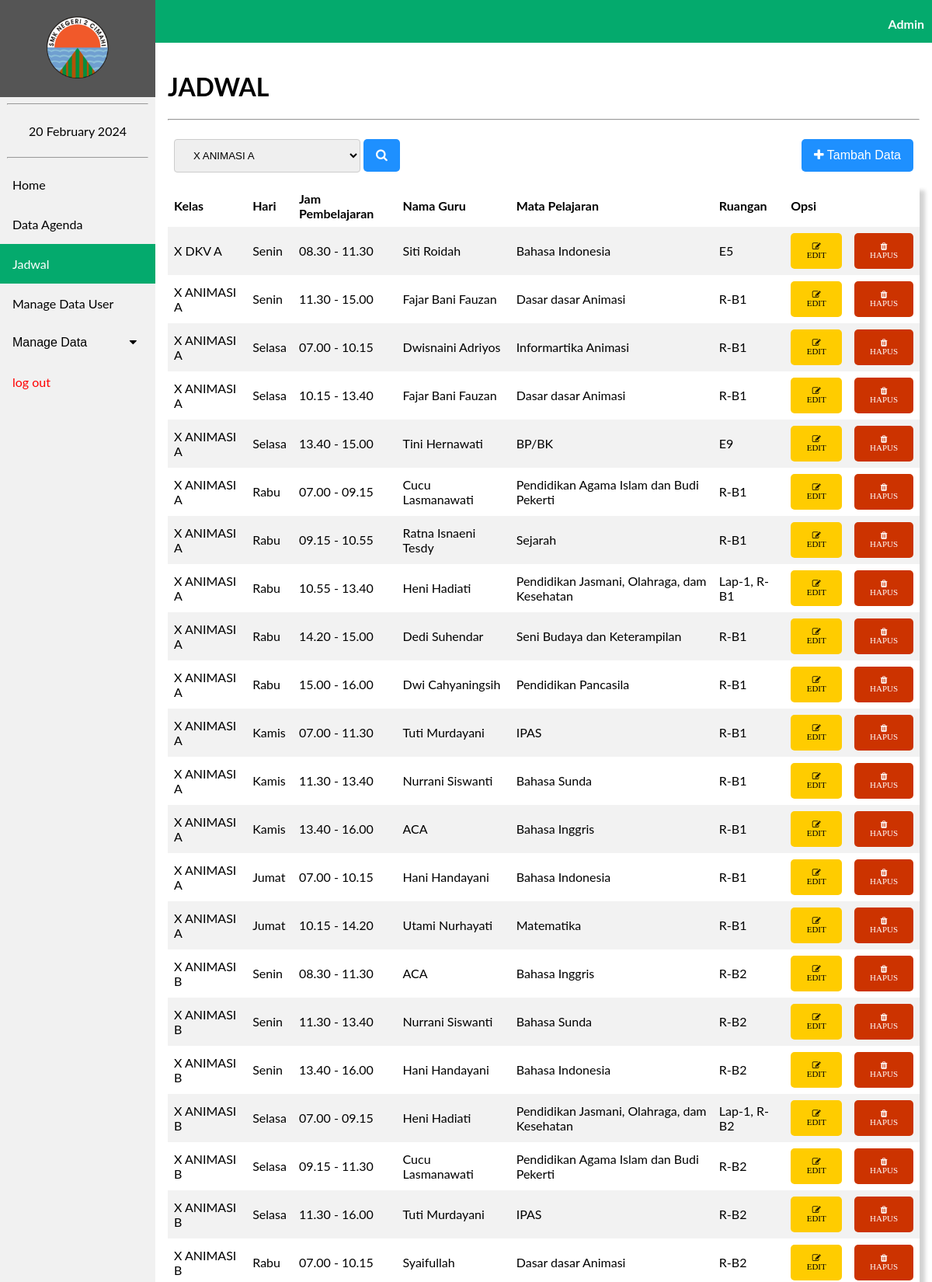
The app's page /agenda/jadwal.php (signed in, upper part) with its own data.
### tables this page shows
CREATE TABLE `tb_jadwal` (
  `id_jadwal` int(11) NOT NULL,
  `id_kelas` varchar(6) NOT NULL,
  `hari` varchar(10) NOT NULL,
  `jam_masuk` varchar(15) NOT NULL,
  `jam_selesai` varchar(15) NOT NULL,
  `nip` varchar(18) NOT NULL,
  `id_mapel` varchar(6) NOT NULL,
  `ruangan` varchar(50) NOT NULL
);

CREATE TABLE `tb_kelas` (
  `id_kelas` varchar(6) NOT NULL,
  `nama_kelas` varchar(50) NOT NULL
);

CREATE TABLE `tb_guru` (
  `nip` varchar(18) NOT NULL,
  `id_mapel` varchar(6) NOT NULL,
  `nama_guru` varchar(100) NOT NULL
);

CREATE TABLE `tb_mapel` (
  `id_mapel` varchar(6) NOT NULL,
  `nama_mapel` varchar(70) NOT NULL
);

### agenda/jadwal.php (the view, shortened to what this page needs)
<?php
    include 'koneksi.php';
    $sql = "SELECT tb_jadwal.id_jadwal, tb_kelas.nama_kelas, tb_jadwal.hari, tb_jadwal.jam_masuk, tb_jadwal.jam_selesai, tb_guru.nama_guru,
            tb_mapel.nama_mapel, tb_jadwal.ruangan FROM tb_jadwal INNER JOIN tb_kelas ON tb_jadwal.id_kelas=tb_kelas.id_kelas INNER JOIN
            tb_guru ON tb_jadwal.nip=tb_guru.nip INNER JOIN tb_mapel ON tb_jadwal.id_mapel = tb_mapel.id_mapel";
    $proses = mysqli_query($Conn, $sql);
    $sql1 = "SELECT * FROM tb_kelas";
    $proses1 = mysqli_query($Conn, $sql1);
?>
<!DOCTYPE html>
<html lang="en">
<head>
    <link rel="stylesheet" href="navbar.css">
    <link rel="stylesheet" href="https://cdnjs.cloudflare.com/ajax/libs/font-awesome/4.7.0/css/font-awesome.min.css">
</head>
<body>
    <header>
        <div class="sidebar">
            <a href="beranda3.php"><center><img src="image/2cmi.PNG" style="width: 80px; padding: 5px;"></center></a>
            <hr  style="width: 90%;">
            <center><a href="#"><?= date("d F Y"); ?></a></center>
            <hr  style="width: 90%;">
            <a href="beranda3.php">Home</a>
            <a href="data_admin.php">Data Agenda</a>
            <a class="active" href="jadwal.php">Jadwal</a>
            <a href="manage_data_user.php">Manage Data User</a>
            <button class="dropdown-btn">Manage Data
            <i class="fa fa-caret-down"></i>
            </button>
            <a style="color: red;"href="logout.php"> log out</button></a>
        </div>
    </header>
    <div class="head" style="display: inline-block;">
        <p style="margin-right: 10px;"><b>Admin</b></p>
    </div>
    <div class="content">
    <h1>JADWAL</h1><hr>
    <table>
        <tr>
            <td><form action="s_jadwal.php" method="POST"><select name="search">
                <?php
                    foreach($proses1 as $k){ ?>
                    <option value="<?= $k['id_kelas'] ?>"><?= $k['nama_kelas'] ?></option>
                <?php } ?>
            </select>
            <button class="btn1" name="submit"><i class="fa fa-search"></i></button></form></td>
            <td style="text-align:right;"><a href="input_jadwal.php"><button class="btn1"><i class="fa fa-plus"></i> Tambah Data</button></a></td>
        </tr>
    </table>
    <table style="box-shadow: 7px 7px 5px lightgrey;">
        <tr>
            <th>Kelas</th>
            <th>Hari</th>
            <th>Jam Pembelajaran</th>
            <th>Nama Guru</th>
            <th>Mata Pelajaran</th>
            <th>Ruangan</th>
            <th>Opsi</th>
        </tr>
        <?php
            foreach($proses as $data){
        ?>
        <tr>
            <td><?= $data['nama_kelas'] ?></td>
            <td><?= $data['hari'] ?></td>
            <td><?= $data['jam_masuk']." - ".$data['jam_selesai'] ?></td>
            <td><?= $data['nama_guru'] ?></td>
            <td><?= $data['nama_mapel'] ?></td>
            <td><?= $data['ruangan'] ?></td>
            <td><a href="edit_jadwal.php?id=<?= $data['id_jadwal'] ?>"><button class="btn1" name="submit" style="font-size: 11px;background-color: #ffcc00;color: #000000;"><i class="fa fa-edit"> EDIT</i></button></a>
            <td><a href="hapus_jadwal.php?id=<?= $data['id_jadwal'] ?>"><button class="btn1" name="submit"style="font-size: 11px; background-color: #cc3300;"><i class="fa fa-trash"> HAPUS</i></button></form></td>
        </tr>
        <?php } ?>
    </table>
    </div>
</body>
</html>

### agenda/navbar.css (style rules this page uses)
body { margin: 0; font-family: "Lato", sans-serif; }
.sidebar { margin: 0; padding: 0; width: 200px; background-color: #f1f1f1; position: fixed; height: 100%; overflow-x: hidden; z-index: 1; }
.sidebar a, .dropdown-btn { display: block; color: black; padding: 16px; text-decoration: none; }
.sidebar a.active { background-color: #04AA6D; color: white; }
div.content { margin-left: 200px; padding: 16px; min-height: 515px; }
.head { width: 100%; height: 50px; padding-top: 5px; text-align: right; color: white; background-color: #04AA6D; }
.dropdown-btn { padding: 16px; text-decoration: none; font-size: 16px; color: black; display: block; border: none; background: none; width: 100%; text-align: left; cursor: pointer; outline: none; }
.fa-caret-down { float: right; padding-right: 8px; }

### agenda/jadwal.php (style rules this page uses)
table { border-collapse: collapse; width: 100%; }
th, td { color: black; text-align: left; padding: 8px; }
tr:nth-child(even) { background-color: #f2f2f2 }
.btn1 { background-color: DodgerBlue; border: none; border-radius: 5px; color: white; padding: 12px 16px; font-size: 16px; cursor: pointer; }
select { width: 240px; padding: 12px 20px; margin: 8px 0; display: inline-block; border: 1px solid #ccc; border-radius: 4px; box-sizing: border-box; }

### records on screen
tb_jadwal: id_kelas.nama_kelas "X DKV A", hari "Senin", jam_masuk "08.30", jam_selesai "11.30", tb_guru.nama_guru "Siti Roidah", id_mapel.nama_mapel "Bahasa Indonesia", ruangan "E5"
tb_jadwal: id_kelas.nama_kelas "X ANIMASI A", hari "Senin", jam_masuk "11.30", jam_selesai "15.00", tb_guru.nama_guru "Fajar Bani Fauzan", id_mapel.nama_mapel "Dasar dasar Animasi", ruangan "R-B1"
tb_jadwal: id_kelas.nama_kelas "X ANIMASI A", hari "Selasa", jam_masuk "07.00", jam_selesai "10.15", tb_guru.nama_guru "Dwisnaini Adriyos", id_mapel.nama_mapel "Informartika Animasi", ruangan "R-B1"
tb_jadwal: id_kelas.nama_kelas "X ANIMASI A", hari "Selasa", jam_masuk "10.15", jam_selesai "13.40", tb_guru.nama_guru "Fajar Bani Fauzan", id_mapel.nama_mapel "Dasar dasar Animasi", ruangan "R-B1"
tb_jadwal: id_kelas.nama_kelas "X ANIMASI A", hari "Selasa", jam_masuk "13.40", jam_selesai "15.00", tb_guru.nama_guru "Tini Hernawati", id_mapel.nama_mapel "BP/BK", ruangan "E9"
tb_jadwal: id_kelas.nama_kelas "X ANIMASI A", hari "Rabu", jam_masuk "07.00", jam_selesai "09.15", tb_guru.nama_guru "Cucu Lasmanawati", id_mapel.nama_mapel "Pendidikan Agama Islam dan Budi Pekerti", ruangan "R-B1"
tb_jadwal: id_kelas.nama_kelas "X ANIMASI A", hari "Rabu", jam_masuk "09.15", jam_selesai "10.55", tb_guru.nama_guru "Ratna Isnaeni Tesdy", id_mapel.nama_mapel "Sejarah", ruangan "R-B1"
tb_jadwal: id_kelas.nama_kelas "X ANIMASI A", hari "Rabu", jam_masuk "10.55", jam_selesai "13.40", tb_guru.nama_guru "Heni Hadiati", id_mapel.nama_mapel "Pendidikan Jasmani, Olahraga, dam Kesehatan", ruangan "Lap-1, R-B1"
tb_jadwal: id_kelas.nama_kelas "X ANIMASI A", hari "Rabu", jam_masuk "14.20", jam_selesai "15.00", tb_guru.nama_guru "Dedi Suhendar", id_mapel.nama_mapel "Seni Budaya dan Keterampilan", ruangan "R-B1"
tb_jadwal: id_kelas.nama_kelas "X ANIMASI A", hari "Rabu", jam_masuk "15.00", jam_selesai "16.00", tb_guru.nama_guru "Dwi Cahyaningsih", id_mapel.nama_mapel "Pendidikan Pancasila", ruangan "R-B1"
tb_jadwal: id_kelas.nama_kelas "X ANIMASI A", hari "Kamis", jam_masuk "07.00", jam_selesai "11.30", tb_guru.nama_guru "Tuti Murdayani", id_mapel.nama_mapel "IPAS", ruangan "R-B1"
tb_jadwal: id_kelas.nama_kelas "X ANIMASI A", hari "Kamis", jam_masuk "11.30", jam_selesai "13.40", tb_guru.nama_guru "Nurrani Siswanti", id_mapel.nama_mapel "Bahasa Sunda", ruangan "R-B1"
tb_jadwal: id_kelas.nama_kelas "X ANIMASI A", hari "Kamis", jam_masuk "13.40", jam_selesai "16.00", tb_guru.nama_guru "ACA", id_mapel.nama_mapel "Bahasa Inggris", ruangan "R-B1"
tb_jadwal: id_kelas.nama_kelas "X ANIMASI A", hari "Jumat", jam_masuk "07.00", jam_selesai "10.15", tb_guru.nama_guru "Hani Handayani", id_mapel.nama_mapel "Bahasa Indonesia", ruangan "R-B1"
tb_jadwal: id_kelas.nama_kelas "X ANIMASI A", hari "Jumat", jam_masuk "10.15", jam_selesai "14.20", tb_guru.nama_guru "Utami Nurhayati", id_mapel.nama_mapel "Matematika", ruangan "R-B1"
tb_jadwal: id_kelas.nama_kelas "X ANIMASI B", hari "Senin", jam_masuk "08.30", jam_selesai "11.30", tb_guru.nama_guru "ACA", id_mapel.nama_mapel "Bahasa Inggris", ruangan "R-B2"
tb_jadwal: id_kelas.nama_kelas "X ANIMASI B", hari "Senin", jam_masuk "11.30", jam_selesai "13.40", tb_guru.nama_guru "Nurrani Siswanti", id_mapel.nama_mapel "Bahasa Sunda", ruangan "R-B2"
tb_jadwal: id_kelas.nama_kelas "X ANIMASI B", hari "Senin", jam_masuk "13.40", jam_selesai "16.00", tb_guru.nama_guru "Hani Handayani", id_mapel.nama_mapel "Bahasa Indonesia", ruangan "R-B2"
tb_jadwal: id_kelas.nama_kelas "X ANIMASI B", hari "Selasa", jam_masuk "07.00", jam_selesai "09.15", tb_guru.nama_guru "Heni Hadiati", id_mapel.nama_mapel "Pendidikan Jasmani, Olahraga, dam Kesehatan", ruangan "Lap-1, R-B2"
tb_jadwal: id_kelas.nama_kelas "X ANIMASI B", hari "Selasa", jam_masuk "09.15", jam_selesai "11.30", tb_guru.nama_guru "Cucu Lasmanawati", id_mapel.nama_mapel "Pendidikan Agama Islam dan Budi Pekerti", ruangan "R-B2"
tb_jadwal: id_kelas.nama_kelas "X ANIMASI B", hari "Selasa", jam_masuk "11.30", jam_selesai "16.00", tb_guru.nama_guru "Tuti Murdayani", id_mapel.nama_mapel "IPAS", ruangan "R-B2"
tb_jadwal: id_kelas.nama_kelas "X ANIMASI B", hari "Rabu", jam_masuk "07.00", jam_selesai "10.15", tb_guru.nama_guru "Syaifullah", id_mapel.nama_mapel "Dasar dasar Animasi", ruangan "R-B2"

### other values on screen
form field search "X ANIMASI A"
